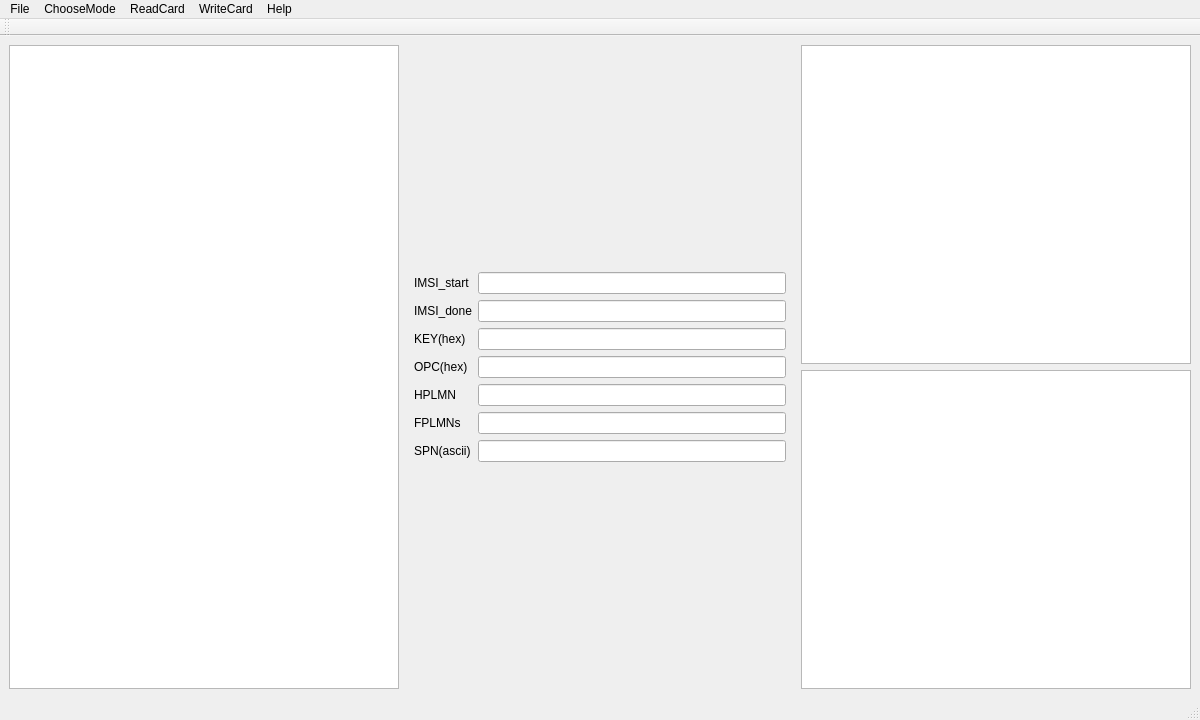
<?xml version="1.0" encoding="UTF-8"?>
<ui version="4.0">
 <class>MainWindow</class>
 <widget class="QMainWindow" name="MainWindow">
  <property name="geometry">
   <rect>
    <x>0</x>
    <y>0</y>
    <width>1200</width>
    <height>720</height>
   </rect>
  </property>
  <property name="windowTitle">
   <string>UsimWriter</string>
  </property>
  <property name="animated">
   <bool>true</bool>
  </property>
  <widget class="QWidget" name="centralwidget">
   <layout class="QHBoxLayout" name="horizontalLayout">
    <item>
     <widget class="QTextBrowser" name="textBrowser_Command">
      <property name="autoFillBackground">
       <bool>false</bool>
      </property>
      <property name="lineWrapMode">
       <enum>QTextEdit::NoWrap</enum>
      </property>
     </widget>
    </item>
    <item>
     <widget class="QWidget" name="widget" native="true">
      <layout class="QVBoxLayout" name="verticalLayout">
       <item>
        <layout class="QGridLayout" name="gridLayout">
         <item row="2" column="1">
          <widget class="QLineEdit" name="lineEdit_KEY">
           <property name="maxLength">
            <number>32</number>
           </property>
          </widget>
         </item>
         <item row="6" column="1">
          <widget class="QLineEdit" name="lineEdit_SPN">
           <property name="maxLength">
            <number>16</number>
           </property>
          </widget>
         </item>
         <item row="0" column="1">
          <widget class="QLineEdit" name="lineEdit_IMSI_start">
           <property name="maxLength">
            <number>15</number>
           </property>
          </widget>
         </item>
         <item row="1" column="1">
          <widget class="QLineEdit" name="lineEdit_IMSI_done">
           <property name="readOnly">
            <bool>true</bool>
           </property>
          </widget>
         </item>
         <item row="6" column="0">
          <widget class="QLabel" name="label_SPN">
           <property name="text">
            <string>SPN(ascii)</string>
           </property>
          </widget>
         </item>
         <item row="5" column="0">
          <widget class="QLabel" name="label_FPLMN">
           <property name="text">
            <string>FPLMNs</string>
           </property>
          </widget>
         </item>
         <item row="0" column="0">
          <widget class="QLabel" name="label_IMSI_start">
           <property name="text">
            <string>IMSI_start</string>
           </property>
          </widget>
         </item>
         <item row="3" column="1">
          <widget class="QLineEdit" name="lineEdit_OPC">
           <property name="maxLength">
            <number>32</number>
           </property>
          </widget>
         </item>
         <item row="5" column="1">
          <widget class="QLineEdit" name="lineEdit_FPLMN">
           <property name="maxLength">
            <number>27</number>
           </property>
          </widget>
         </item>
         <item row="4" column="1">
          <widget class="QLineEdit" name="lineEdit_HPLMN">
           <property name="text">
            <string/>
           </property>
           <property name="maxLength">
            <number>6</number>
           </property>
          </widget>
         </item>
         <item row="1" column="0">
          <widget class="QLabel" name="label_IMSI_done">
           <property name="text">
            <string>IMSI_done</string>
           </property>
          </widget>
         </item>
         <item row="2" column="0">
          <widget class="QLabel" name="label_KEY">
           <property name="text">
            <string>KEY(hex)</string>
           </property>
          </widget>
         </item>
         <item row="3" column="0">
          <widget class="QLabel" name="label_OPC">
           <property name="text">
            <string>OPC(hex)</string>
           </property>
          </widget>
         </item>
         <item row="4" column="0">
          <widget class="QLabel" name="label_HPLMN">
           <property name="text">
            <string>HPLMN</string>
           </property>
          </widget>
         </item>
        </layout>
       </item>
      </layout>
     </widget>
    </item>
    <item>
     <layout class="QVBoxLayout" name="verticalLayout_2">
      <property name="sizeConstraint">
       <enum>QLayout::SetDefaultConstraint</enum>
      </property>
      <item>
       <widget class="QTextBrowser" name="textBrowser_IMSI">
        <property name="horizontalScrollBarPolicy">
         <enum>Qt::ScrollBarAsNeeded</enum>
        </property>
        <property name="lineWrapMode">
         <enum>QTextEdit::NoWrap</enum>
        </property>
       </widget>
      </item>
      <item>
       <widget class="QTextBrowser" name="textBrowser_Log">
        <property name="minimumSize">
         <size>
          <width>256</width>
          <height>192</height>
         </size>
        </property>
        <property name="lineWrapMode">
         <enum>QTextEdit::NoWrap</enum>
        </property>
       </widget>
      </item>
     </layout>
    </item>
   </layout>
  </widget>
  <widget class="QStatusBar" name="statusBar"/>
  <widget class="QMenuBar" name="menuBar">
   <property name="geometry">
    <rect>
     <x>0</x>
     <y>0</y>
     <width>1200</width>
     <height>23</height>
    </rect>
   </property>
   <widget class="QMenu" name="menuFile">
    <property name="title">
     <string>File</string>
    </property>
    <addaction name="actionLoadCommandFile"/>
    <addaction name="separator"/>
    <addaction name="actionLoadIMSIFile"/>
    <addaction name="separator"/>
    <addaction name="actionExit"/>
   </widget>
   <widget class="QMenu" name="menuChooseMode">
    <property name="title">
     <string>ChooseMode</string>
    </property>
    <addaction name="actionSingle_IMSI"/>
    <addaction name="separator"/>
    <addaction name="actionBatch_IMSI"/>
   </widget>
   <widget class="QMenu" name="menuReadCard">
    <property name="title">
     <string>ReadCard</string>
    </property>
    <addaction name="actionReadCard"/>
   </widget>
   <widget class="QMenu" name="menuWriteCard">
    <property name="title">
     <string>WriteCard</string>
    </property>
    <addaction name="actionWriteCard"/>
   </widget>
   <widget class="QMenu" name="menuHelp">
    <property name="title">
     <string>Help</string>
    </property>
    <addaction name="actionAbout"/>
   </widget>
   <addaction name="menuFile"/>
   <addaction name="menuChooseMode"/>
   <addaction name="menuReadCard"/>
   <addaction name="menuWriteCard"/>
   <addaction name="menuHelp"/>
  </widget>
  <widget class="QToolBar" name="toolBar">
   <property name="windowTitle">
    <string>toolBar</string>
   </property>
   <attribute name="toolBarArea">
    <enum>TopToolBarArea</enum>
   </attribute>
   <attribute name="toolBarBreak">
    <bool>false</bool>
   </attribute>
  </widget>
  <action name="actionLoadCommandFile">
   <property name="text">
    <string>LoadCommandFile</string>
   </property>
  </action>
  <action name="actionLoadIMSIFile">
   <property name="text">
    <string>LoadIMSIFile</string>
   </property>
  </action>
  <action name="actionExit">
   <property name="text">
    <string>Exit</string>
   </property>
  </action>
  <action name="actionSingle_IMSI">
   <property name="checkable">
    <bool>false</bool>
   </property>
   <property name="checked">
    <bool>false</bool>
   </property>
   <property name="text">
    <string>Single IMSI</string>
   </property>
  </action>
  <action name="actionBatch_IMSI">
   <property name="checkable">
    <bool>false</bool>
   </property>
   <property name="text">
    <string>Batch IMSI</string>
   </property>
  </action>
  <action name="actionReadCard">
   <property name="text">
    <string>ReadCard</string>
   </property>
  </action>
  <action name="actionWriteCard">
   <property name="text">
    <string>WriteCard</string>
   </property>
  </action>
  <action name="actionAbout">
   <property name="text">
    <string>About</string>
   </property>
  </action>
 </widget>
 <resources/>
 <connections/>
 <slots>
  <slot>pushButton_click()</slot>
 </slots>
</ui>
